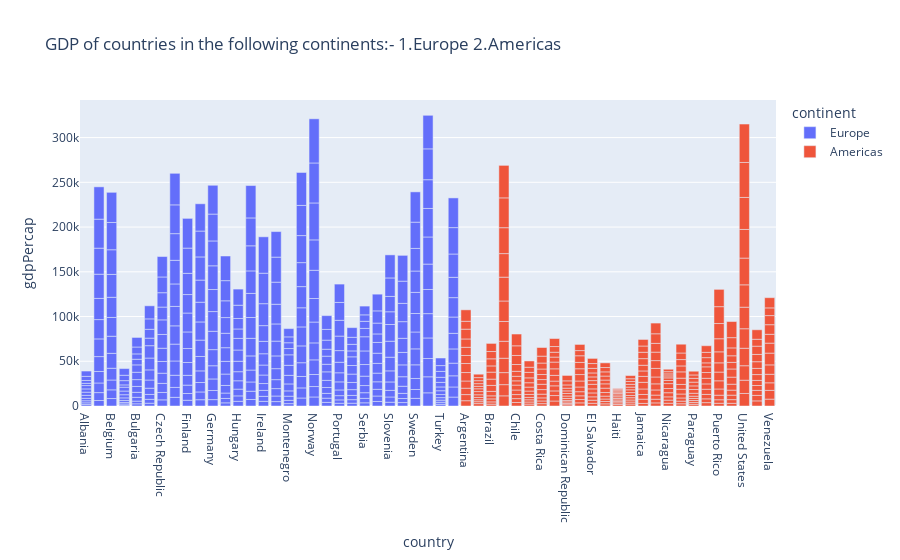

The code cell stored with this chart in its notebook:
### Code cell
gdp_data = data_E_SA.groupby("country")["gdpPercap"].sum()
fig = px.bar(data_E_SA, x="country", y="gdpPercap", hover_name="continent", color="continent",
             title = "GDP of countries in the following continents:- 1.Europe 2.Americas")
fig.show()

### Figure 1 — Plotly figure (JSON) as saved in the notebook; plotly's stock layout.template omitted (floating-point values rounded to 4 significant figures; data arrays with more than 128 entries replaced by an {"elided": "..."} marker saying what was removed)
{"data": [{"alignmentgroup": "True", "hovertemplate": "<b>%{hovertext}</b><br><br>continent=Europe<br>country=%{x}<br>gdpPercap=%{y}<extra></extra>", "hovertext": {"elided": "360 str values"}, "legendgroup": "Europe", "marker": {"color": "#636efa", "pattern": {"shape": ""}}, "name": "Europe", "offsetgroup": "Europe", "orientation": "v", "showlegend": true, "textposition": "auto", "type": "bar", "x": {"elided": "360 str values"}, "xaxis": "x", "y": {"elided": "360 float values"}, "yaxis": "y"}, {"alignmentgroup": "True", "hovertemplate": "<b>%{hovertext}</b><br><br>continent=Americas<br>country=%{x}<br>gdpPercap=%{y}<extra></extra>", "hovertext": {"elided": "300 str values"}, "legendgroup": "Americas", "marker": {"color": "#EF553B", "pattern": {"shape": ""}}, "name": "Americas", "offsetgroup": "Americas", "orientation": "v", "showlegend": true, "textposition": "auto", "type": "bar", "x": {"elided": "300 str values"}, "xaxis": "x", "y": {"elided": "300 float values"}, "yaxis": "y"}], "layout": {"barmode": "relative", "legend": {"title": {"text": "continent"}, "tracegroupgap": 0}, "title": {"text": "GDP of countries in the following continents:- 1.Europe 2.Americas"}, "xaxis": {"anchor": "y", "domain": [0, 1], "title": {"text": "country"}}, "yaxis": {"anchor": "x", "domain": [0, 1], "title": {"text": "gdpPercap"}}}}
